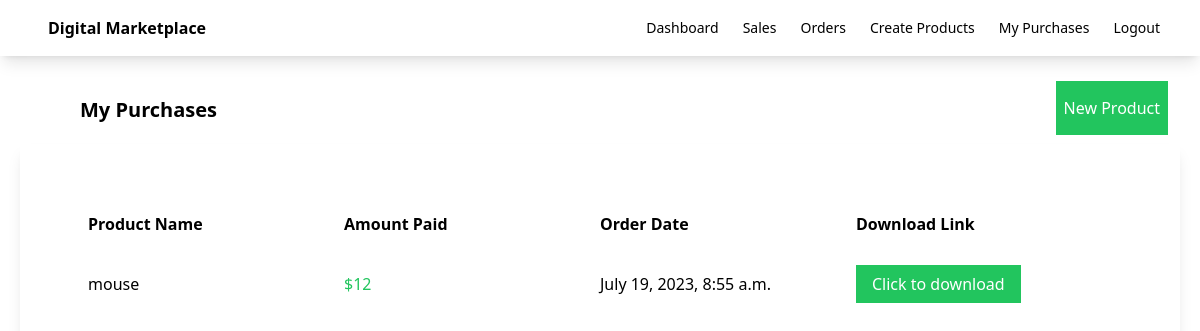
The app's page /purchases/ (signed in), older data.
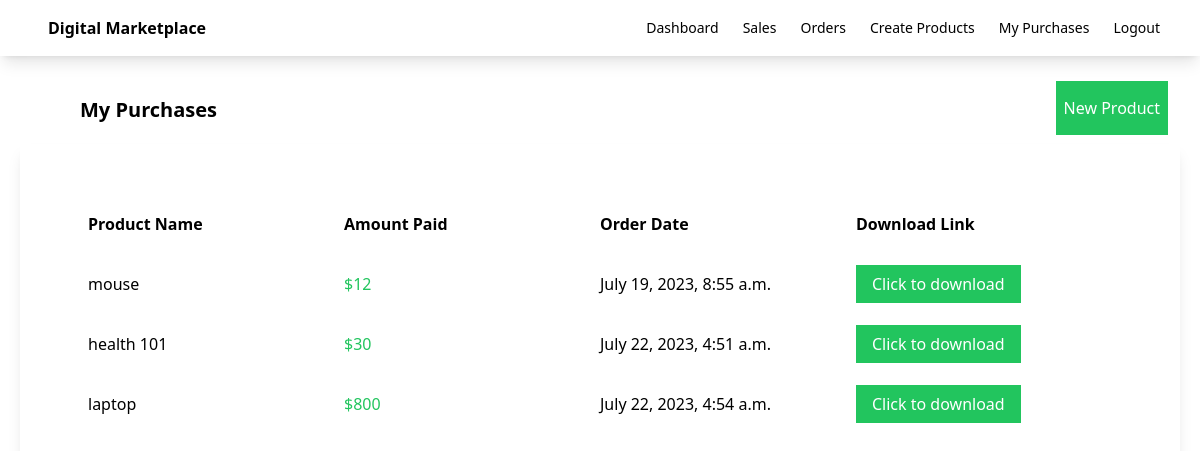
The same page, newer data.
### myapp/models.py (models this page shows, shortened)
class OrderDetail(models.Model):
    customer_email = models.EmailField()
    product = models.ForeignKey(Product, on_delete=models.CASCADE)
    amount = models.IntegerField()
    stripe_payment_intent = models.CharField(max_length=200)
    has_paid = models.BooleanField(default=False)
    created_on = models.DateTimeField(auto_now_add=True)
    updated_on = models.DateTimeField(auto_now_add=True)

class Product(models.Model):
    seller = models.ForeignKey(User, on_delete=models.CASCADE)
    name = models.CharField(max_length=100)
    description = models.CharField(max_length=100)
    price = models.FloatField()
    file = models.FileField(upload_to='uploads')
    total_sales_amount = models.IntegerField(default=0)
    total_sales = models.IntegerField(default=0)

### myapp/views.py (the view)
# urls.py: path('purchases/',views.my_purchases,name='purchases'),
def my_purchases(request):
    orders = OrderDetail.objects.filter(customer_email=request.user.email)
    return render(request, 'myapp/purchases.html',{'orders':orders})

### myapp/templates/myapp/purchases.html
{% extends 'myapp/base.html' %}
{% block body %}
    <div class="flex justify-between">
        <div class="ml-20 mt-10 font-bold text-xl">My Purchases</div>
        <div class="ml-20 mt-10">
            <a class="bg-green-500 text-white px-2 py-4 mr-8" href="{% url 'createproduct' %}">New Product</a>
        </div>
    </div>
    <div class="order-container shadow-lg p-10 m-5">
        <div class="order-header flex font-bold  m-5 p-2 ">
            <div class="w-1/4">
                Product Name
            </div>
            <div class="w-1/4">
                Amount Paid
            </div>
            <div class="w-1/4">
                Order Date
            </div>
            <div class="w-1/4">
                Download Link
            </div>
        </div>
        {% for order in orders %}
        <div class="flex  m-5 p-2">
            <div class="w-1/4">
                {{order.product.name}}
            </div>
            <div class="w-1/4 text-green-500">
                ${{order.amount}}
            </div>
            <div class="w-1/4">
                {{order.created_on}}
            </div>
            <div class="w-1/4">
                <a class="bg-green-500 text-white px-4 py-2" href="{{order.product.file.url}}" download>Click to download</a>
            </div>
        </div>
        {% endfor %}
    </div>
{% endblock %}

Row changes from the older to the newer data that the page shows:
added OrderDetail: product.name "health 101", amount "30", created_on "July 22, 2023, 4:51 a.m."
added OrderDetail: product.name "laptop", amount "800", created_on "July 22, 2023, 4:54 a.m."
